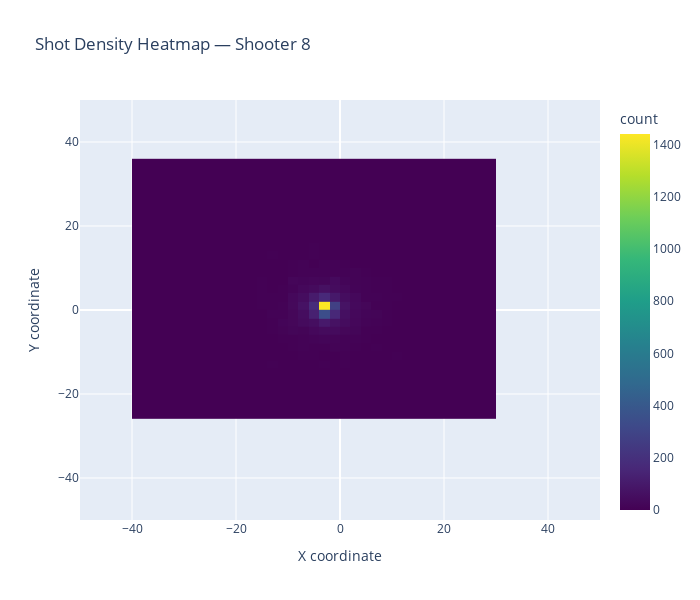

The code cell stored with this chart in its notebook:
### Code cell
fig = px.density_heatmap(
    
    df_shooter,
    x="x",
    y="y",
    nbinsx=40,
    nbinsy=40,
    color_continuous_scale="Viridis",
    title=f"Shot Density Heatmap — Shooter {shooter}"
)

fig.update_layout(
    xaxis_title="X coordinate",
    yaxis_title="Y coordinate",
    xaxis=dict(range=[-50, 50]),
    yaxis=dict(range=[-50, 50]),
    width=700,
    height=600
)

fig.show()

### Figure 1 — Plotly figure (JSON) as saved in the notebook; plotly's stock layout.template omitted (floating-point values rounded to 4 significant figures; data arrays with more than 128 entries replaced by an {"elided": "..."} marker saying what was removed)
{"data": [{"coloraxis": "coloraxis", "hovertemplate": "x=%{x}<br>y=%{y}<br>count=%{z}<extra></extra>", "name": "", "nbinsx": 40, "nbinsy": 40, "type": "histogram2d", "x": {"elided": "5000 float values"}, "xaxis": "x", "xbingroup": "x", "y": {"elided": "5000 float values"}, "yaxis": "y", "ybingroup": "y"}], "layout": {"coloraxis": {"colorbar": {"title": {"text": "count"}}, "colorscale": [[0, "#440154"], [0.1111, "#482878"], [0.2222, "#3e4989"], [0.3333, "#31688e"], [0.4444, "#26828e"], [0.5556, "#1f9e89"], [0.6667, "#35b779"], [0.7778, "#6ece58"], [0.8889, "#b5de2b"], [1, "#fde725"]]}, "height": 600, "legend": {"tracegroupgap": 0}, "title": {"text": "Shot Density Heatmap — Shooter 8"}, "width": 700, "xaxis": {"anchor": "y", "domain": [0, 1], "range": [-50, 50], "title": {"text": "X coordinate"}}, "yaxis": {"anchor": "x", "domain": [0, 1], "range": [-50, 50], "title": {"text": "Y coordinate"}}}}
